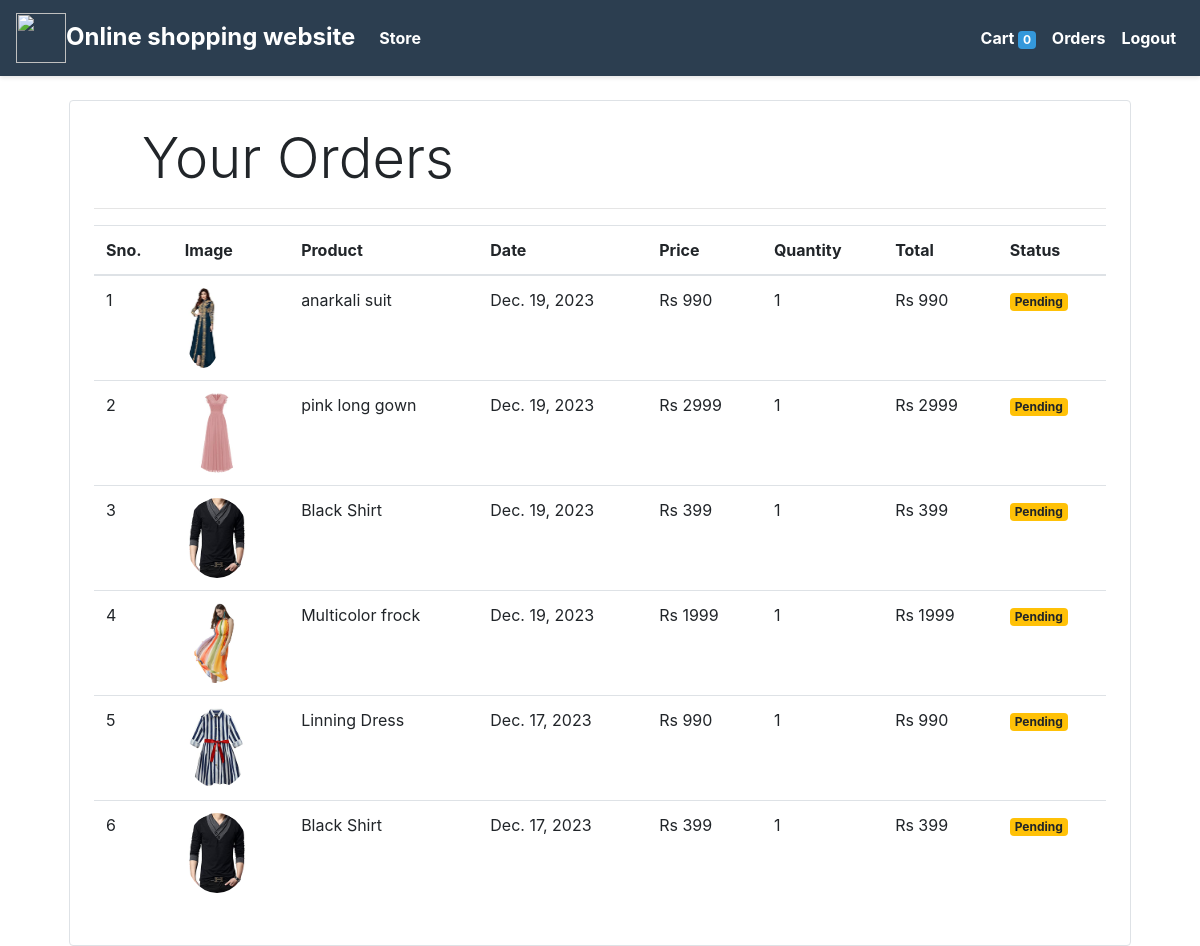
Page /orders (signed in) on the committed database.
### store/models/orders.py (models this page shows, shortened)
class Order(models.Model):
    product = models.ForeignKey(Products,
                                on_delete=models.CASCADE)
    customer = models.ForeignKey(Customer,
                                 on_delete=models.CASCADE)
    quantity = models.IntegerField(default=1)
    price = models.IntegerField()
    address = models.CharField (max_length=50, default='', blank=True)
    phone = models.CharField (max_length=50, default='', blank=True)
    date = models.DateField (default=datetime.datetime.today)
    status = models.BooleanField (default=False)
    @staticmethod
    def get_orders_by_customer(customer_id):
        return Order.objects.filter(customer=customer_id).order_by('-date')

### store/models/product.py (models this page shows, shortened)
class Products(models.Model):
    name = models.CharField(max_length=60)
    price = models.IntegerField(default=0)
    subcategory = models.ForeignKey(Subcategory, on_delete=models.CASCADE, default=1)
    description = models.CharField(max_length=250, default='', blank=True, null=True)
    image = models.ImageField(upload_to='uploads/products/')

### store/middlewares/auth.py (the view)
    def middleware(request):
        print(request.session.get('customer'))
        returnUrl = request.META['PATH_INFO']
        print(request.META['PATH_INFO'])
        if not request.session.get('customer'):
           return redirect(f'login?return_url={returnUrl}')
        response = get_response(request)
        return response

### store/templatetags/custom_filter.py (called while the page is built)
@register.filter(name='currency')
def currency(number):
    return "Rs "+str(number)

@register.filter(name='multiply')
def multiply(number , number1):
    return number * number1

### store/views/orders.py (called while the page is built)
    def get(self , request ):
        customer = request.session.get('customer')
        print(customer)
        orders = Order.get_orders_by_customer(customer)
        print("ye rahe orders:",orders)
        return render(request , 'orders.html'  , {'orders' : orders})

### store/templates/orders.html
{% extends 'base.html' %}
{% block content %}
{% load cart %}
{% load custom_filter %}
<div class="container">
   <div class="border rounded p-4 m-4">
        <p class="display-4 pl-4 ml-4">Your Orders</p>
        <hr>
        <table class="table">
            <thead>
                <tr>
                    <th>Sno.</th>
                    <th>Image</th>
                    <th>Product</th>
                    <th>Date</th>
                    <th>Price</th>
                    <th>Quantity</th>
                    <th>Total</th>
                    <th>Status</th>
                </tr>
            </thead>
            <tbody>
                {% for order in orders %}
                <tr>
                    <td>{{forloop.counter}}</td>
                    <td><img style="height: 80px;" class="rounded-circle" src="{{order.product.image.url}}" alt=""></td>
                    <td>{{order.product.name}}</td>
                    <td>{{order.date}}</td>
                    <td>{{order.price|currency}}</td>
                    <td>{{order.quantity}}</td>
                    <td>{{order.quantity|multiply:order.price|currency}}</td>
                    {% if order.status %}
                    <td><small class="badge badge-success">Completed</small></td>
                    {%else%}
                    <td><small class="badge badge-warning">Pending</small></td>
                    {% endif %}
                </tr>
                {% endfor %}
            </tbody>
        </table>
   </div>
</div>
{% endblock %}

### store/templates/base.html (shortened to what this page needs)
{% load static %}
<!DOCTYPE html>
<html lang="en">
<head>
  <link rel="stylesheet" href="https://maxcdn.bootstrapcdn.com/bootstrap/4.0.0/css/bootstrap.min.css"
>
</head>
<body>
<nav class="one-edge-shadow navbar navbar-light sticky-top navbar-expand-lg text-white">
  <a class="navbar-brand ms-3 text-white" href="/">
    <link rel="stylesheet"
      href="https://use.fontawesome.com/releases/v5.7.0/css/all.css"
>
    <img
      src="https://www.freepnglogos.com/uploads/shopping-cart-png/shopping-cart-svg-png-icon-download-28.png"
      style="width:50px;height:50px;color:text-light;">Online shopping website
  </a>
  <div class="collapse navbar-collapse" id="navbarSupportedContent">
    <ul class="navbar-nav mr-auto">
      <li class="nav-item active">
        <a class="nav-link" href="/store" style="color:white;">Store <span class="sr-only">(current)</span></a>
      </li>
    </ul>
    <ul class=" navbar-nav my-2 my-lg-0">
      <li class="nav-item active">
        <a class="nav-link" href="/cart" style="color:white;">Cart
          <span class="badge badge-success"
            style="color:white;">{{ request.session.cart.keys|length }}</span>
        </a>
      </li>
      {% if request.session.customer %}
      <li class="nav-item active">
        <a class="nav-link" href="/orders" style="color:white;">Orders<span class="sr-only">(current)</span></a>
      </li>
      <li class="nav-item active">
        <a class="nav-link" href="/logout" style="color:white;">Logout<span class="sr-only">(current)</span></a>
      </li>
      {% endif %}
    </ul>
  </div>
</nav>
{% block content %}
{% endblock %}
</body>
</html>

### store/templates/base.html (style rules this page uses)
nav { background-color: #2c3e50; color: white; padding: 15px; box-shadow: 0 2px 4px rgba(0, 0, 0, 0.1); transition: background-color 0.3s; }
.navbar-brand { color: white !important; font-size: 24px; font-weight: bold; transition: color 0.3s; }
.navbar-nav .nav-link { color: white !important; font-weight: bold; transition: color 0.3s; }
.badge-success { background-color: #3498db; color: white; transition: background-color 0.3s; }
body, html { margin: 0; padding: 0; height: 100%; }
nav { z-index: 1000; }

### rows in the picture
Order: product.image (picture), product.name "anarkali suit", date "Dec. 19, 2023", price "Rs 990", quantity "1", quantity|multiply "Rs 990", status "Pending"
Order: product.image (picture), product.name "pink long gown", date "Dec. 19, 2023", price "Rs 2999", quantity "1", quantity|multiply "Rs 2999", status "Pending"
Order: product.image (picture), product.name "Black Shirt", date "Dec. 19, 2023", price "Rs 399", quantity "1", quantity|multiply "Rs 399", status "Pending"
Order: product.image (picture), product.name "Multicolor frock", date "Dec. 19, 2023", price "Rs 1999", quantity "1", quantity|multiply "Rs 1999", status "Pending"
Order: product.image (picture), product.name "Linning Dress", date "Dec. 17, 2023", price "Rs 990", quantity "1", quantity|multiply "Rs 990", status "Pending"
Order: product.image (picture), product.name "Black Shirt", date "Dec. 17, 2023", price "Rs 399", quantity "1", quantity|multiply "Rs 399", status "Pending"

### other values in the picture
{{ request.session.cart.keys|length }} "0"
